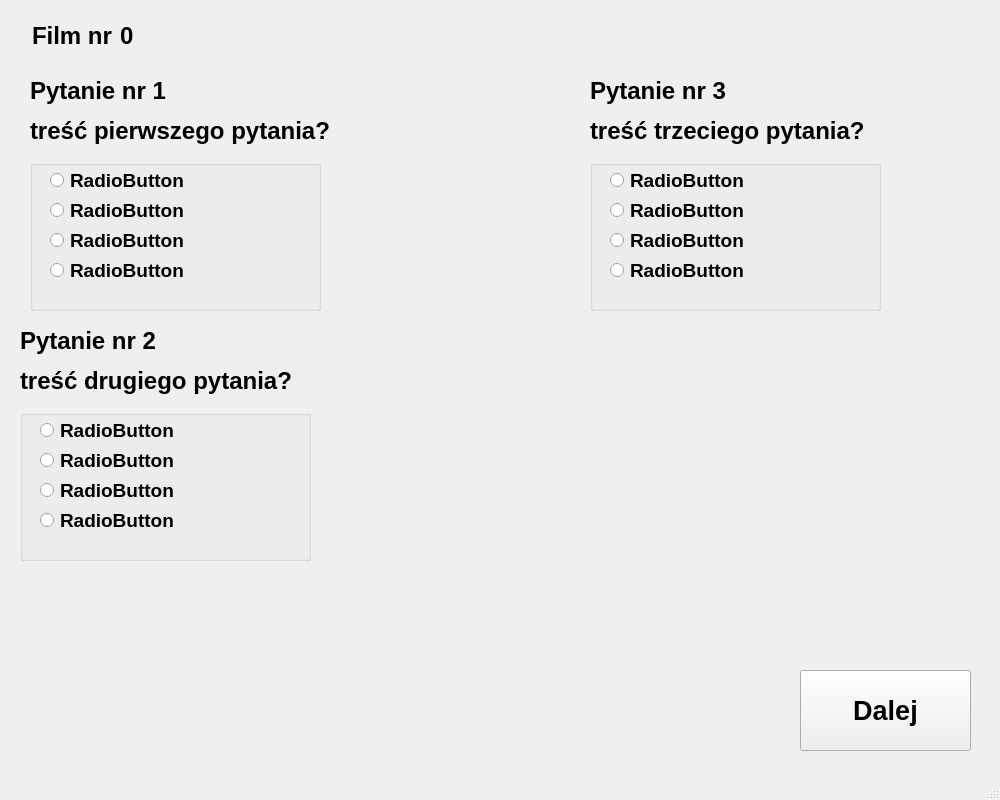
<?xml version="1.0" encoding="UTF-8"?>
<ui version="4.0">
 <class>QuestionWindow</class>
 <widget class="QMainWindow" name="QuestionWindow">
  <property name="geometry">
   <rect>
    <x>0</x>
    <y>0</y>
    <width>1000</width>
    <height>800</height>
   </rect>
  </property>
  <property name="windowTitle">
   <string>MainWindow</string>
  </property>
  <widget class="QWidget" name="centralwidget">
   <widget class="QPushButton" name="pushButtonNext">
    <property name="geometry">
     <rect>
      <x>800</x>
      <y>670</y>
      <width>171</width>
      <height>81</height>
     </rect>
    </property>
    <property name="font">
     <font>
      <pointsize>20</pointsize>
      <bold>true</bold>
     </font>
    </property>
    <property name="text">
     <string>Dalej</string>
    </property>
   </widget>
   <widget class="QLabel" name="labelNumber">
    <property name="geometry">
     <rect>
      <x>120</x>
      <y>20</y>
      <width>51</width>
      <height>31</height>
     </rect>
    </property>
    <property name="font">
     <font>
      <pointsize>18</pointsize>
      <bold>true</bold>
     </font>
    </property>
    <property name="text">
     <string>0</string>
    </property>
   </widget>
   <widget class="QLabel" name="label">
    <property name="geometry">
     <rect>
      <x>32</x>
      <y>15</y>
      <width>101</width>
      <height>41</height>
     </rect>
    </property>
    <property name="font">
     <font>
      <pointsize>18</pointsize>
      <bold>true</bold>
     </font>
    </property>
    <property name="text">
     <string>Film nr </string>
    </property>
   </widget>
   <widget class="QLabel" name="labelQ1">
    <property name="geometry">
     <rect>
      <x>30</x>
      <y>110</y>
      <width>311</width>
      <height>41</height>
     </rect>
    </property>
    <property name="font">
     <font>
      <pointsize>18</pointsize>
      <bold>true</bold>
     </font>
    </property>
    <property name="text">
     <string>treść pierwszego pytania?</string>
    </property>
   </widget>
   <widget class="QLabel" name="label_2">
    <property name="geometry">
     <rect>
      <x>30</x>
      <y>70</y>
      <width>151</width>
      <height>41</height>
     </rect>
    </property>
    <property name="font">
     <font>
      <pointsize>18</pointsize>
      <bold>true</bold>
     </font>
    </property>
    <property name="text">
     <string>Pytanie nr 1</string>
    </property>
   </widget>
   <widget class="QGroupBox" name="groupBoxQ1">
    <property name="geometry">
     <rect>
      <x>30</x>
      <y>160</y>
      <width>291</width>
      <height>151</height>
     </rect>
    </property>
    <property name="title">
     <string/>
    </property>
    <widget class="QRadioButton" name="radioButton">
     <property name="geometry">
      <rect>
       <x>20</x>
       <y>10</y>
       <width>141</width>
       <height>20</height>
      </rect>
     </property>
     <property name="font">
      <font>
       <pointsize>14</pointsize>
       <bold>true</bold>
      </font>
     </property>
     <property name="text">
      <string>RadioButton</string>
     </property>
    </widget>
    <widget class="QRadioButton" name="radioButton_2">
     <property name="geometry">
      <rect>
       <x>20</x>
       <y>40</y>
       <width>141</width>
       <height>20</height>
      </rect>
     </property>
     <property name="font">
      <font>
       <pointsize>14</pointsize>
       <bold>true</bold>
      </font>
     </property>
     <property name="text">
      <string>RadioButton</string>
     </property>
    </widget>
    <widget class="QRadioButton" name="radioButton_3">
     <property name="geometry">
      <rect>
       <x>20</x>
       <y>70</y>
       <width>141</width>
       <height>20</height>
      </rect>
     </property>
     <property name="font">
      <font>
       <pointsize>14</pointsize>
       <bold>true</bold>
      </font>
     </property>
     <property name="text">
      <string>RadioButton</string>
     </property>
    </widget>
    <widget class="QRadioButton" name="radioButton_4">
     <property name="geometry">
      <rect>
       <x>20</x>
       <y>100</y>
       <width>141</width>
       <height>20</height>
      </rect>
     </property>
     <property name="font">
      <font>
       <pointsize>14</pointsize>
       <bold>true</bold>
      </font>
     </property>
     <property name="text">
      <string>RadioButton</string>
     </property>
    </widget>
   </widget>
   <widget class="QLabel" name="labelQ2">
    <property name="geometry">
     <rect>
      <x>20</x>
      <y>360</y>
      <width>311</width>
      <height>41</height>
     </rect>
    </property>
    <property name="font">
     <font>
      <pointsize>18</pointsize>
      <bold>true</bold>
     </font>
    </property>
    <property name="text">
     <string>treść drugiego pytania?</string>
    </property>
   </widget>
   <widget class="QGroupBox" name="groupBoxQ2">
    <property name="geometry">
     <rect>
      <x>20</x>
      <y>410</y>
      <width>291</width>
      <height>151</height>
     </rect>
    </property>
    <property name="title">
     <string/>
    </property>
    <widget class="QRadioButton" name="radioButton_5">
     <property name="geometry">
      <rect>
       <x>20</x>
       <y>10</y>
       <width>141</width>
       <height>20</height>
      </rect>
     </property>
     <property name="font">
      <font>
       <pointsize>14</pointsize>
       <bold>true</bold>
      </font>
     </property>
     <property name="text">
      <string>RadioButton</string>
     </property>
    </widget>
    <widget class="QRadioButton" name="radioButton_6">
     <property name="geometry">
      <rect>
       <x>20</x>
       <y>40</y>
       <width>141</width>
       <height>20</height>
      </rect>
     </property>
     <property name="font">
      <font>
       <pointsize>14</pointsize>
       <bold>true</bold>
      </font>
     </property>
     <property name="text">
      <string>RadioButton</string>
     </property>
    </widget>
    <widget class="QRadioButton" name="radioButton_7">
     <property name="geometry">
      <rect>
       <x>20</x>
       <y>70</y>
       <width>141</width>
       <height>20</height>
      </rect>
     </property>
     <property name="font">
      <font>
       <pointsize>14</pointsize>
       <bold>true</bold>
      </font>
     </property>
     <property name="text">
      <string>RadioButton</string>
     </property>
    </widget>
    <widget class="QRadioButton" name="radioButton_8">
     <property name="geometry">
      <rect>
       <x>20</x>
       <y>100</y>
       <width>141</width>
       <height>20</height>
      </rect>
     </property>
     <property name="font">
      <font>
       <pointsize>14</pointsize>
       <bold>true</bold>
      </font>
     </property>
     <property name="text">
      <string>RadioButton</string>
     </property>
    </widget>
   </widget>
   <widget class="QLabel" name="label_3">
    <property name="geometry">
     <rect>
      <x>20</x>
      <y>320</y>
      <width>151</width>
      <height>41</height>
     </rect>
    </property>
    <property name="font">
     <font>
      <pointsize>18</pointsize>
      <bold>true</bold>
     </font>
    </property>
    <property name="text">
     <string>Pytanie nr 2</string>
    </property>
   </widget>
   <widget class="QGroupBox" name="groupBoxQ3">
    <property name="geometry">
     <rect>
      <x>590</x>
      <y>160</y>
      <width>291</width>
      <height>151</height>
     </rect>
    </property>
    <property name="title">
     <string/>
    </property>
    <widget class="QRadioButton" name="radioButton_9">
     <property name="geometry">
      <rect>
       <x>20</x>
       <y>10</y>
       <width>141</width>
       <height>20</height>
      </rect>
     </property>
     <property name="font">
      <font>
       <pointsize>14</pointsize>
       <bold>true</bold>
      </font>
     </property>
     <property name="text">
      <string>RadioButton</string>
     </property>
    </widget>
    <widget class="QRadioButton" name="radioButton_10">
     <property name="geometry">
      <rect>
       <x>20</x>
       <y>40</y>
       <width>141</width>
       <height>20</height>
      </rect>
     </property>
     <property name="font">
      <font>
       <pointsize>14</pointsize>
       <bold>true</bold>
      </font>
     </property>
     <property name="text">
      <string>RadioButton</string>
     </property>
    </widget>
    <widget class="QRadioButton" name="radioButton_11">
     <property name="geometry">
      <rect>
       <x>20</x>
       <y>70</y>
       <width>141</width>
       <height>20</height>
      </rect>
     </property>
     <property name="font">
      <font>
       <pointsize>14</pointsize>
       <bold>true</bold>
      </font>
     </property>
     <property name="text">
      <string>RadioButton</string>
     </property>
    </widget>
    <widget class="QRadioButton" name="radioButton_12">
     <property name="geometry">
      <rect>
       <x>20</x>
       <y>100</y>
       <width>141</width>
       <height>20</height>
      </rect>
     </property>
     <property name="font">
      <font>
       <pointsize>14</pointsize>
       <bold>true</bold>
      </font>
     </property>
     <property name="text">
      <string>RadioButton</string>
     </property>
    </widget>
   </widget>
   <widget class="QLabel" name="label_4">
    <property name="geometry">
     <rect>
      <x>590</x>
      <y>70</y>
      <width>151</width>
      <height>41</height>
     </rect>
    </property>
    <property name="font">
     <font>
      <pointsize>18</pointsize>
      <bold>true</bold>
     </font>
    </property>
    <property name="text">
     <string>Pytanie nr 3</string>
    </property>
   </widget>
   <widget class="QLabel" name="labelQ3">
    <property name="geometry">
     <rect>
      <x>590</x>
      <y>110</y>
      <width>311</width>
      <height>41</height>
     </rect>
    </property>
    <property name="font">
     <font>
      <pointsize>18</pointsize>
      <bold>true</bold>
     </font>
    </property>
    <property name="text">
     <string>treść trzeciego pytania?</string>
    </property>
   </widget>
  </widget>
  <widget class="QMenuBar" name="menubar">
   <property name="geometry">
    <rect>
     <x>0</x>
     <y>0</y>
     <width>1000</width>
     <height>22</height>
    </rect>
   </property>
  </widget>
  <widget class="QStatusBar" name="statusbar"/>
 </widget>
 <resources/>
 <connections/>
</ui>
